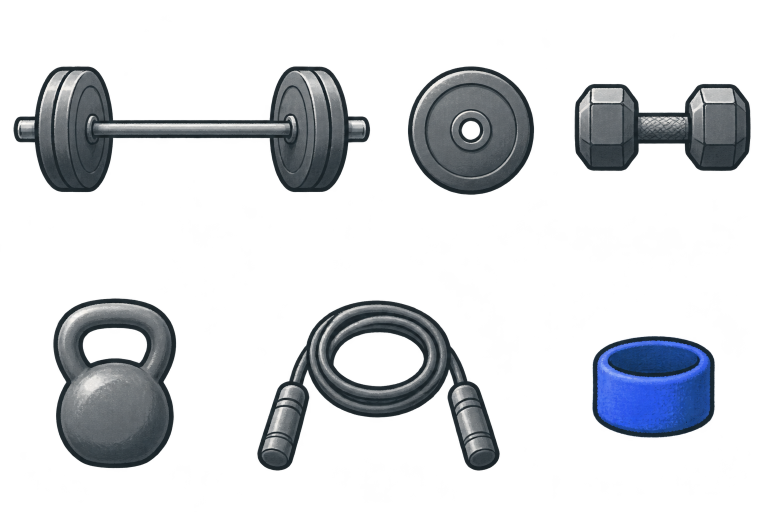
#> input picture props/hojas/props_01.png, 1536 x 1024 px (shown at 1/2 size); its folder holds only this picture in this run
$ python props.py
#> lines starting #> are read from the running program, lines starting #| are printed output that depends on the picture; after the words box and inside, x2 and y2 are one past the last pixel; in counts of white or black regions, pixels touching at a corner belong together
### scripts/mascota/segmentar.py
"""Etapa 1: separa cada hoja en figuras (componentes conexas del alfa) y guarda bboxes en JSON."""
import json, sys
import numpy as np
from PIL import Image
from scipy import ndimage

ALFA_MIN = 16


def figuras(ruta, n_esperadas, rejilla=False):
#> called with ruta = 'props/hojas/props_01.png', n_esperadas = 6, rejilla = True
    im = Image.open(ruta).convert("RGBA")
#> im is the input picture: PIL image 1536x1024 RGBA; mean R, G, B, A 36.3, 42.2, 48.4, 56.5
    a = np.array(im)[:, :, 3]
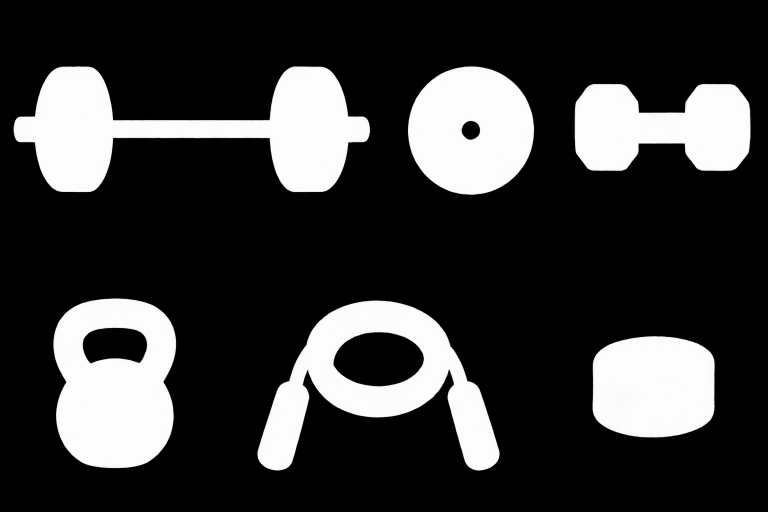
#> a: shape (1024, 1536) (shown at 1/2 size); min 0, max 254, mean 56.5
    mask = a > ALFA_MIN
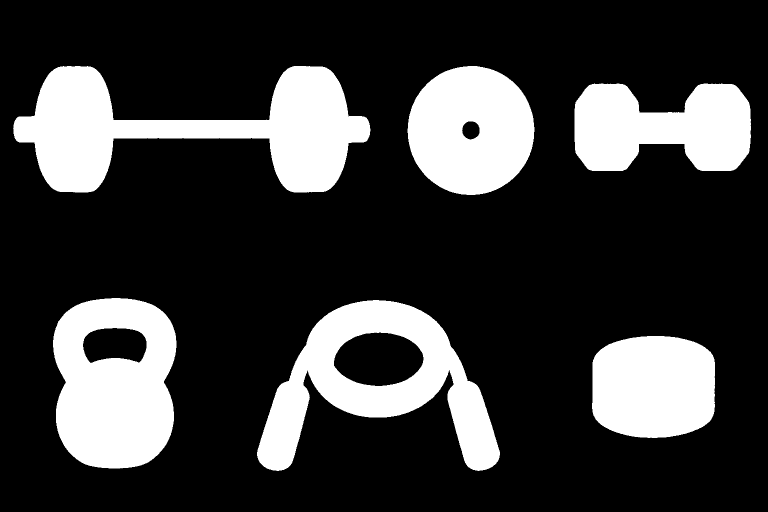
#> mask: shape (1024, 1536) bool (shown at 1/2 size); 22.7% white; 6 white regions, box (x1, y1, x2, y2) and area: (26, 132, 741, 385) 84543, (514, 600, 1000, 942) 67026, (106, 596, 353, 937) 64396, (815, 132, 1069, 390) 50422, (1149, 167, 1502, 342) 46601, (1184, 672, 1430, 876) 44229
    lab, n = ndimage.label(mask, structure=np.ones((3, 3)))
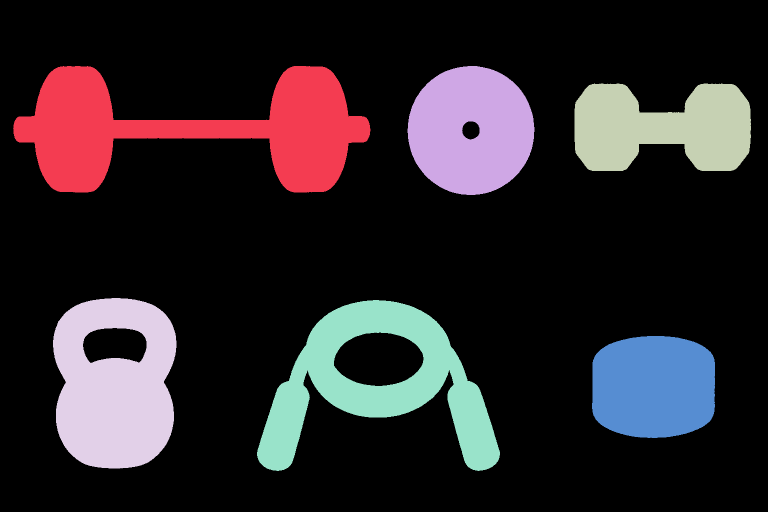
#> lab: shape (1024, 1536) int32 (shown at 1/2 size); 7 distinct labels, from 0 to 6; one colour per label, 0 black
#> n = 6
    if n == 0:
        return im, lab, []
    areas = ndimage.sum(mask, lab, range(1, n + 1))
#> areas = [84543, 50422, 46601, 64396, 67026, 44229]
    slices = ndimage.find_objects(lab)
#> slices = 6 items
    comps = [{"id": i + 1, "area": int(areas[i]), "sl": slices[i]} for i in range(n)]
#> comps = 6 items
    comps.sort(key=lambda c: -c["area"])
    grandes = comps[:n_esperadas]
#> grandes = 6 items
    # una figura es grande si su area es >= 15 % de la mayor; si no, sobran
    grupos = [{"ids": [c["id"]], "bbox": [c["sl"][1].start, c["sl"][0].start, c["sl"][1].stop, c["sl"][0].stop]} for c in grandes]
#> grupos = 6 items
    for c in comps[n_esperadas:]:
        if c["area"] < 30:
            continue
        x0, y0, x1, y1 = c["sl"][1].start, c["sl"][0].start, c["sl"][1].stop, c["sl"][0].stop
        # [5 lines left out: function dist, not called in this run]
        g = min(grupos, key=dist)
        if dist(g) <= 140:
            g["ids"].append(c["id"])
            gb = g["bbox"]
            g["bbox"] = [min(gb[0], x0), min(gb[1], y0), max(gb[2], x1), max(gb[3], y1)]
#> this loop made 0 passes
    H = a.shape[0]
#> H = 1024
    if rejilla:
        grupos.sort(key=lambda g: (int((g["bbox"][1] + g["bbox"][3]) / 2 > H / 2), g["bbox"][0]))
    else:
        grupos.sort(key=lambda g: g["bbox"][0])
    areas_g = [int(sum(areas[i - 1] for i in g["ids"])) for g in grupos]
#> areas_g = [84543, 50422, 46601, 64396, 67026, 44229]
    return im, lab, [dict(g, area=ar) for g, ar in zip(grupos, areas_g)]


# [8 lines that do not run on import are left out]

### scripts/mascota/procesar.py
"""Etapa 2: hojas -> sprites individuales normalizados + manifiesto.

- Recorta cada figura con su máscara (sin restos de las vecinas), limpia el alfa y deja un margen.
- Normaliza la escala: 1 personaje de pie = ALTURA_STD px (factor por hoja y, si hace falta, por figura).
- Alinea las fases (f1, fm, f2) de cada ejercicio en un lienzo común: mismo tamaño y el ancla (pies o barra) en el mismo punto.
- Calcula anclajes: pies (suela), cabeza (cinta azul), manos (muñequeras azules), y los guarda en coordenadas del sprite.
"""
import json, os, sys
import numpy as np
from PIL import Image
from scipy import ndimage

sys.path.insert(0, os.path.dirname(__file__))
from segmentar import figuras

ALTURA_STD = 900          # px de un personaje de pie, de la coronilla a la suela
MARGEN = 12


def recortar(im, lab, grupo):
    a = np.array(im)
    m = np.isin(lab, grupo["ids"])
    m = ndimage.binary_dilation(m, iterations=3)
    x0, y0, x1, y1 = grupo["bbox"]
    x0, y0 = max(0, x0 - MARGEN), max(0, y0 - MARGEN)
    x1, y1 = min(a.shape[1], x1 + MARGEN), min(a.shape[0], y1 + MARGEN)
    sub = a[y0:y1, x0:x1].copy()
    sub[:, :, 3] = (sub[:, :, 3] * m[y0:y1, x0:x1]).astype(np.uint8)
    sub[sub[:, :, 3] < 6] = 0                       # ruido casi invisible fuera
    return Image.fromarray(sub, "RGBA")


def escalar(img, f):
    if abs(f - 1) < 1e-3:
        return img
    w, h = img.size
    return img.convert("RGBa").resize((max(1, round(w * f)), max(1, round(h * f))), Image.LANCZOS).convert("RGBA")


def recortar_alfa(img, margen=MARGEN):
    a = np.array(img)[:, :, 3]
    ys, xs = np.nonzero(a > 6)
    x0, y0, x1, y1 = xs.min(), ys.min(), xs.max() + 1, ys.max() + 1
    W, H = img.size
    return img.crop((max(0, x0 - margen), max(0, y0 - margen), min(W, x1 + margen), min(H, y1 + margen)))


# [147 lines left out: functions _hsv, ancla_pies, ancla_barra, ancla_centro, ancla_banco_der, anclas_cinta and 1 more, not called in this run]


# [2 lines that do not run on import are left out]

### scripts/props.py
#!/usr/bin/env python3
"""Objetos (props) en el estilo de la mascota: hojas de props/hojas/ → props/sprites/*.png + props/manifest.json + props/contactos.jpg.

Uso: python3 scripts/props.py

Las hojas se generaron con gpt-image-2.6-sunburst (notebook Generar_assets_IncreaseFit). Para añadir objetos: genera una hoja nueva,
guárdala en props/hojas/ y añádela a HOJAS (nombres en orden: izquierda→derecha; en rejilla, fila de arriba primero) y a META.
"""
import json, os, sys
from PIL import Image, ImageDraw, ImageFont

RAIZ = os.path.dirname(os.path.dirname(os.path.abspath(__file__)))
sys.path.insert(0, os.path.join(RAIZ, "scripts", "mascota"))
from segmentar import figuras            # noqa: E402
from procesar import recortar, recortar_alfa, escalar   # noqa: E402

LADO_MAX = 700                            # px del lado mayor del PNG final

HOJAS = [
    ("props_01", True, ["prop_barra", "prop_disco", "prop_mancuerna", "prop_kettlebell", "prop_cuerda_saltar", "prop_munequera"]),
    ("props_02", False, ["prop_banco", "prop_rack", "prop_esterilla"]),
    ("props_03", True, ["prop_shaker", "prop_bote_creatina", "prop_cuchara_polvo", "prop_plato_pollo", "prop_huevos", "prop_taza_cafe"]),
    ("props_04", True, ["prop_cama", "prop_botella_agua", "prop_despertador", "prop_toalla"]),
    ("props_05", True, ["prop_libreta", "prop_lapiz", "prop_bascula", "prop_cinta_metrica", "prop_cronometro", "prop_calendario"]),
    ("props_06", True, ["prop_cerebro", "prop_fibra_muscular", "prop_corazon", "prop_bateria_llena", "prop_bateria_baja", "prop_matraz"]),
]
# id: (categoría, uso, tam_escena = px del lado mayor al dibujarlo junto a la mascota en encuadre general, suelo = se apoya en el suelo)
META = {
    "prop_barra": ("gym", "Barra olímpica cargada: fuerza, cargas, progresión.", 760, True),
    "prop_disco": ("gym", "Disco de pesas suelto: añadir peso, sobrecarga progresiva.", 260, False),
    "prop_mancuerna": ("gym", "Mancuerna: trabajo con mancuernas, curl, entrenar en casa.", 280, False),
    "prop_kettlebell": ("gym", "Kettlebell: pesas, entrenamiento funcional.", 240, True),
    "prop_cuerda_saltar": ("cardio", "Cuerda de saltar: cardio, calentamiento.", 300, False),
    "prop_munequera": ("gym", "Muñequera azul como la de la mascota: detalle de marca.", 180, False),
    "prop_banco": ("gym", "Banco plano: press, hip thrust, descanso.", 620, True),
    "prop_rack": ("gym", "Rack con barra cargada: sentadilla, gimnasio.", 820, True),
    "prop_esterilla": ("gym", "Esterilla enrollada: movilidad, estiramientos, core.", 360, True),
    "prop_shaker": ("nutricion", "Shaker de proteína: proteína, batidos.", 300, False),
    "prop_bote_creatina": ("nutricion", "Bote de suplemento sin etiqueta: creatina, proteína en polvo.", 300, False),
    "prop_cuchara_polvo": ("nutricion", "Cuchara dosificadora con polvo: la dosis (creatina 3-5 g, proteína).", 280, False),
    "prop_plato_pollo": ("nutricion", "Plato de pollo, arroz y brócoli: comida, proteína en la dieta.", 360, False),
    "prop_huevos": ("nutricion", "Huevos, uno partido: proteína, desayuno.", 280, False),
    "prop_taza_cafe": ("nutricion", "Taza de café humeante: cafeína antes de entrenar.", 260, False),
    "prop_cama": ("descanso", "Cama: dormir, recuperación.", 780, True),
    "prop_botella_agua": ("descanso", "Botella de agua: hidratación.", 280, False),
    "prop_despertador": ("descanso", "Despertador: horas de sueño, madrugar.", 260, False),
    "prop_toalla": ("descanso", "Toalla doblada: después de entrenar.", 300, False),
    "prop_libreta": ("medir", "Libreta abierta: registrar kilos y repeticiones.", 340, False),
    "prop_lapiz": ("medir", "Lápiz: anotar el entrenamiento.", 220, False),
    "prop_bascula": ("medir", "Báscula sin números: peso corporal (nunca como meta: el blanco es el error, no el cuerpo).", 320, True),
    "prop_cinta_metrica": ("medir", "Cinta métrica: medir el progreso.", 260, False),
    "prop_cronometro": ("medir", "Cronómetro: descanso entre series, tiempo bajo tensión.", 260, False),
    "prop_calendario": ("medir", "Calendario con un día tachado en rojo: faltar un día, constancia, semanas.", 340, False),
    "prop_cerebro": ("ciencia", "Cerebro: conexión mente-músculo, sistema nervioso, ánimo.", 320, False),
    "prop_fibra_muscular": ("ciencia", "Haz de fibras musculares en sección: hipertrofia, fibras.", 360, False),
    "prop_corazon": ("ciencia", "Corazón anatómico: cardio, salud cardiovascular.", 300, False),
    "prop_bateria_llena": ("ciencia", "Batería llena (azul): energía, recuperado, descansado.", 300, False),
    "prop_bateria_baja": ("ciencia", "Batería casi vacía (rojo): fatiga, sin energía.", 300, False),
    "prop_matraz": ("ciencia", "Matraz con líquido azul: estudios, ciencia, laboratorio.", 300, False),
}


def main():
    os.makedirs(f"{RAIZ}/props/sprites", exist_ok=True)
    items = []
    for hid, rejilla, nombres in HOJAS:
        im, lab, gs = figuras(f"{RAIZ}/props/hojas/{hid}.png", len(nombres), rejilla)
#> gs = 6 items
        assert len(gs) == len(nombres), hid
        for n, g in zip(nombres, gs):
            img = recortar_alfa(recortar(im, lab, g))
            f = min(1.0, LADO_MAX / max(img.size))
            img = escalar(img, f)
            img.save(f"{RAIZ}/props/sprites/{n}.png", optimize=True)
            cat, uso, tam, suelo = META[n]
            items.append({"id": n, "archivo": f"sprites/{n}.png", "categoria": cat, "uso": uso, "tam": list(img.size),
                          "tam_escena": tam, "suelo": suelo, "hoja": hid})
#> this loop made 6 passes
#> (n, g, W in recortar_alfa, H in recortar_alfa) on passes 2, 3, 4, 6: ('prop_disco', {'ids': [2], 'bbox': [815, 132, 1069, 390], 'area': 50422}, 278, 282), ('prop_mancuerna', {'ids': [3], 'bbox': [1149, 167, 1502, 342], 'area': 46601}, 377, 199), ('prop_kettlebell', {'ids': [4], 'bbox': [106, 596, 353, 937], 'area': 64396}, 271, 365), ('prop_munequera', {'ids': [6], 'bbox': [1184, 672, 1430, 876], 'area': 44229}, 270, 228)
#> (n, g, W in recortar_alfa, H in recortar_alfa) on pass 1: ('prop_barra', {'ids': [1], 'bbox': [26, 132, 741, 385], 'area': 84543}, 739, 277)
#> pass 1, in recortar, `m = ndimage.binary_dilation(m, iterations=3)`:
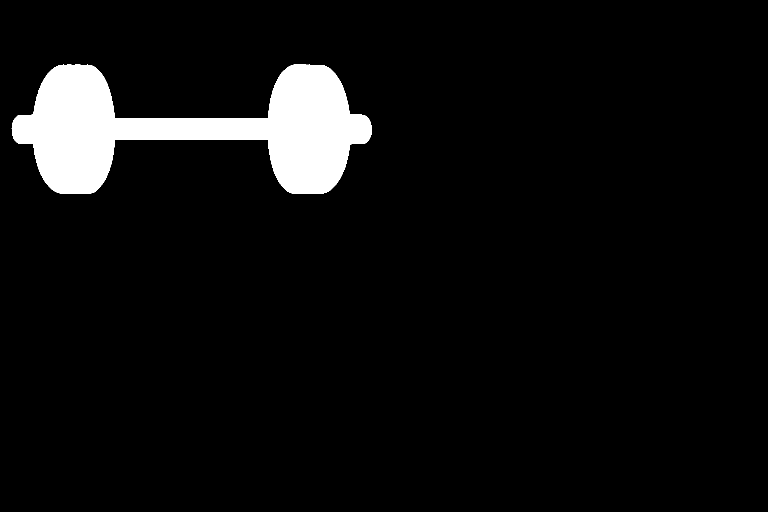
#> m: shape (1024, 1536) bool (shown at 1/2 size); 5.8% white; 1 white region, box (x1, y1, x2, y2) and area: (23, 129, 744, 388) 90478
#> pass 1, in recortar, `sub = a[y0:y1, x0:x1].copy()`:
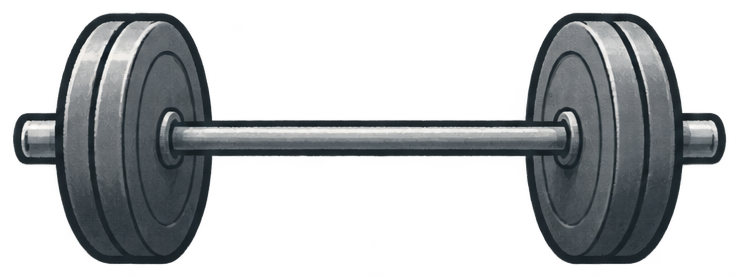
#> sub: shape (277, 739, 4); mean R, G, B, A 62.2, 68, 71.1, 102.6; transparent parts drawn white
#> pass 1, in recortar_alfa, `a = np.array(img)[:, :, 3]`:
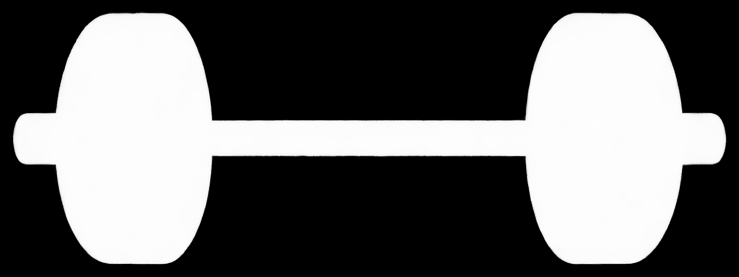
#> a: shape (277, 739); min 0, max 254, mean 102.6
#> after the loop:
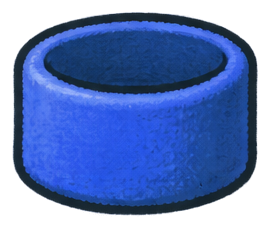
#> img: PIL image 270x228 RGBA; mean R, G, B, A 28.3, 54.4, 116.5, 178.8; transparent parts drawn white
#> after the loop, items = 6 items
    manifest = {"version": 1,
                "notas": ["Objetos dibujados en el estilo de la mascota (tinta grafito, gris acero, detalles azul/rojo de marca). Sin texto ni marcas.",
                          "tam_escena: px del lado mayor al dibujarlo junto a la mascota en encuadre general (más grande que el tamaño real para que se lea).",
                          "suelo: true = se apoya en el suelo (Y=1340) al lado de la mascota; false = flota junto a ella como un icono.",
                          "En la escaleta: {\"tipo\": \"prop\", \"prop\": \"<id>\", \"apunta\"?, \"escala\"?, \"en\": n}. En escenas a medida: <PropObjeto> de componentes/extra.tsx."],
                "props": items}
    json.dump(manifest, open(f"{RAIZ}/props/manifest.json", "w"), ensure_ascii=False, indent=1)

    try:
        fuente = ImageFont.truetype("/usr/share/fonts/truetype/dejavu/DejaVuSans.ttf", 22)
    except OSError:
        fuente = ImageFont.load_default()
    CW, CH, COLS = 360, 330, 6
    filas = (len(items) + COLS - 1) // COLS
    hoja = Image.new("RGBA", (CW * COLS, CH * filas), (23, 30, 38, 255))
    d = ImageDraw.Draw(hoja)
    for k, it in enumerate(items):
        cx, cy = (k % COLS) * CW, (k // COLS) * CH
        im = Image.open(f"{RAIZ}/props/{it['archivo']}")
        f = min((CW - 40) / im.size[0], (CH - 70) / im.size[1])
        im = im.resize((max(1, round(im.size[0] * f)), max(1, round(im.size[1] * f))), Image.LANCZOS)
        hoja.alpha_composite(im, (cx + (CW - im.size[0]) // 2, cy + CH - 15 - im.size[1]))
        d.text((cx + 10, cy + 8), it["id"], fill=(212, 241, 249), font=fuente)
    hoja.convert("RGB").save(f"{RAIZ}/props/contactos.jpg", quality=86)
    print(f"{len(items)} props → props/sprites · props/manifest.json · props/contactos.jpg")


if __name__ == "__main__":
#> (the run stopped early here; a loop or call above may not have finished)
